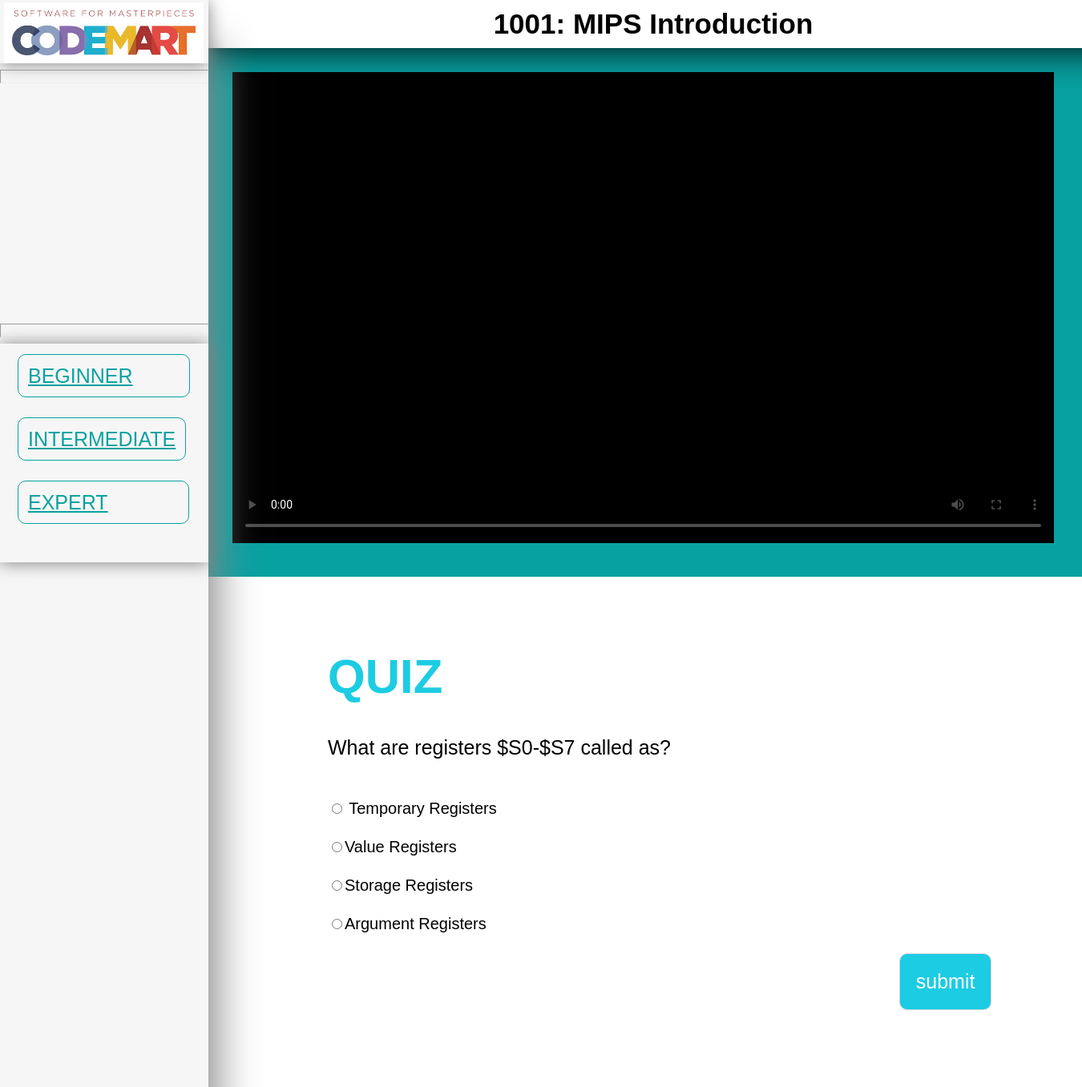
Screenshot of /Code/lesson.php?no=1001&attempt=no with the database file from the repository.
### tables this page shows
CREATE TABLE `codemart` (
  `LessonNumber` int(5) NOT NULL,
  `LessonName` varchar(50) NOT NULL,
  `VideoURL` varchar(100) NOT NULL,
  `Questions` varchar(1000) NOT NULL,
  `Option1` varchar(100) NOT NULL,
  `Option2` varchar(100) NOT NULL,
  `Option3` varchar(100) NOT NULL,
  `Option4` varchar(100) NOT NULL,
  `Image` varchar(100) NOT NULL,
  `Explanations` varchar(2000) NOT NULL,
  `right_ans` varchar(100) NOT NULL
);

### Code/lesson.php (the view, shortened to what this page needs)
<html>
<head>
	<link rel="stylesheet" type="text/css" href="cm.css">
</head>
<?php
$dbconnect = mysqli_connect("localhost", "root", "", "codemart");
$no=$_GET['no'];
$sql="SELECT * from codemart WHERE LessonNumber=".$no;
if($query=mysqli_query($dbconnect, $sql))
	{
		$rs=mysqli_fetch_assoc($query);
	}
?>
<body style="margin:0px;padding:0px;background-color: #e6e6e6;overflow-x: hidden;font-family: sans-serif;">
<div style="background-color:#f6f6f6;width:260px;position:fixed;height:100%;margin:0px;z-index: 2;box-shadow: 10px 60px 50px #888888 ">
<div style="box-shadow:0px 1px 20px #888888 ; ">
	<img src="Images/logo.jpg" style="width:88%; height:auto;margin-top:3px;margin-left:2%;padding:10px;background-color: white;">
</div>
	<hr size="17%">
	<hr size="17%" style=" margin-top:300px;">
	<div style="box-shadow:0px 1px 20px grey ;padding:10px">
		<p style="margin-bottom:50px;"><a href="category.php?diff=0" style="padding-right:70px;">BEGINNER</a></p>
		<p style="margin-bottom:50px;"><a href="category.php?diff=1">INTERMEDIATE</a></p>
		<p style="margin-bottom:50px;"><a href="category.php?diff=2" style="padding-right:100px;">EXPERT</a></p>
	</div>
</div>
<div style="width:100%;height:60px;background-color:white; box-shadow: 10px 0px 50px #000000;position: relative;z-index: 1;margin-left:140px;">
	<h1 style="color:#000000;font-size:35px;text-align:center;font-family:sans-serif;padding-top:10px;margin:0px;"><?php echo $rs['LessonNumber'];echo ": ";echo $rs['LessonName']; ?></h1>
</div>
<div style="margin-left:260px;">
	<div style="background-color:#08A1A1;height:600px;padding:30px;margin-top:0px;">
	<video style="width:99.5%;height:98%;margin-bottom:0px;background-color:black " poster="back.png" controls="auto" >
		<source src="<?php echo $rs['VideoURL'];?>" type="video/mp4">
	</video>
	</div>
	<div style="background-color:white;padding:50px;">
		<h1 style="font-size:60px;font-family:sans-serif;margin-left:10%;color:#1CCCE3">QUIZ</h1>
		<p style="font-size:25px;margin-left:10%"><?php echo $rs['Questions']; ?> </p>
		<form style="margin-top:50px;margin-left:10%" name="f1" action="checking.php" method="post">
		  <input type="radio" name="op" value="<?php echo $rs['Option1']; ?>"><p style="font-size:20px;display: inline;"> <?php echo $rs['Option1']; ?></p> <br>
		  <input type="radio" name="op" value="<?php echo $rs['Option2']; ?>"><p style="font-size:20px;display: inline;"><?php echo $rs['Option2']; ?></p><br>
		  <input type="radio" name="op" value="<?php echo $rs['Option3']; ?>"><p style="font-size:20px;display: inline;"><?php echo $rs['Option3']; ?></p><br>
		  <input type="radio" name="op" value="<?php echo $rs['Option4']; ?>"><p style="font-size:20px;display: inline;
		  "><?php echo $rs['Option4']; ?></p>
		  <input type="submit" name="submit" value="submit" style="margin-left:80%;padding:20px;font-size:25px;background-color:#1CCCE3;color: white; border-style:none;border-radius:10px;border:1px solid #d6d6d6;">
		</form>
		</div>
	</div>
</body>
</html>

### Code/cm.css (style rules this page uses)
a { color:#08A1A1; font-size:25px; margin-left:5%; font-family:sans-serif; border:1px solid #08A1A1; border-spacing:20px; padding: 5%; margin-right:5%; border-radius:10px; width:100% }
input { margin-bottom:30px; font-size:20px; }

### rows the page displays
codemart: LessonNumber "1001", LessonName "MIPS Introduction", Questions "What are registers $S0-$S7 called as?", Option1 "Temporary Registers", Option2 "Value Registers", Option3 "Storage Registers", Option4 "Argument Registers"
